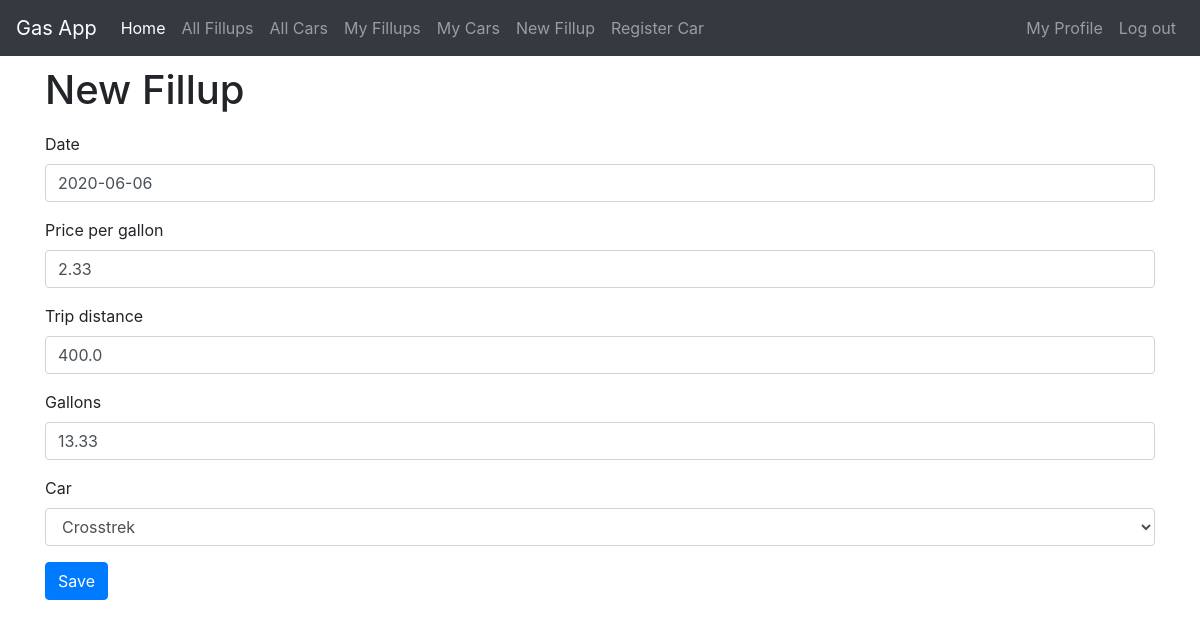
The app's page /myprofile/fillups/edit/2/ (signed in) with its own data.
### fillups/models.py (models this page shows, shortened)
class Fillup(models.Model):
    username = models.ForeignKey(User,on_delete=models.CASCADE)
    date = models.DateField(default=date.today)
    price_per_gallon = models.FloatField()
    trip_distance = models.FloatField()
    gallons = models.FloatField()
    car = models.ForeignKey('Car',on_delete=models.CASCADE)

### fillups/views.py (the view, shortened to what this page needs)
# urls.py: path('myprofile/fillups/edit/<int:pk>/',views.UpdateFillup.as_view(success_url='/myprofile/fillups/'),name='update_fillup'),
class UpdateFillup(LoginRequiredMixin,TestUserOfObject,UpdateView):
    model = Fillup
    form_class = forms.FillupForm
    redirect_field_name = 'fillups:fillup_list'
    def get_form_kwargs(self):
        kwargs = super().get_form_kwargs()
        kwargs['user'] = self.request.user
        return kwargs

### fillups/forms.py
class FillupForm(forms.ModelForm):
    def __init__(self, user, *args, **kwargs):
        super(FillupForm,self).__init__(*args, **kwargs)
        self.fields['car'].queryset = Car.objects.filter(username=user)
    class Meta():
        model = Fillup
        fields = ('date', 'price_per_gallon', 'trip_distance', 'gallons', 'car')

### fillups/models.py (called while the page is built)
    def __str__(self):
        return self.name

### fillups/views.py (called while the page is built)
    def test_func(self):
        self.object = self.get_object()
        return self.request.user == self.object.username

### fillups/templates/fillups/fillup_form.html (shortened to what this page needs)
{% extends 'base.html' %}
{% load bootstrap4 %}
{% block content %}
  <h1>New Fillup</h1>
  <form class="fillup-form" method="POST">
    {% bootstrap_form form %}
    {% buttons %}
  		<button type="submit" class="btn btn-primary btn-large">Save</button>
  	{% endbuttons %}  </form>
{% endblock %}

### static/css/master.css (style rules this page uses)
h1 { line-height: 1.7em; }

### records on screen
Fillup: date "2020-06-06", price_per_gallon "2.33", trip_distance "400.0", gallons "13.33", car "Crosstrek"
